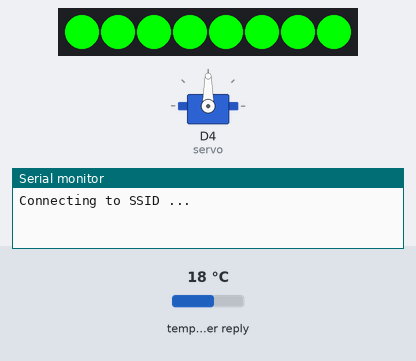
The sketch below on a simulated ESP8266 (NodeMCU). Parts: 8 RGB LEDs in strip order, left to right, servo, the last lines printed to the serial monitor. The test bench sets the inputs (shaded band); at power-on: temperature in the weather reply 18 °C. WiFi joins after 1.5 s; servers stay silent unless stated; network time is answered at once with the bench clock; the local clock reads 2024-03-15 10:24:30 at power-on unless the sketch sets it; web services answer with replies made up by the test bench.

Above: at 0.6 s.
At 2.3 s:
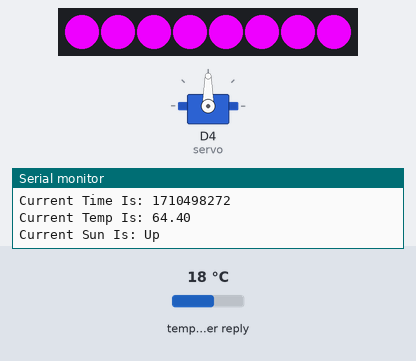
At 3.51 s:
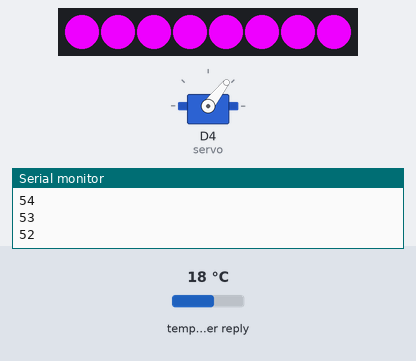
At 4.11 s:
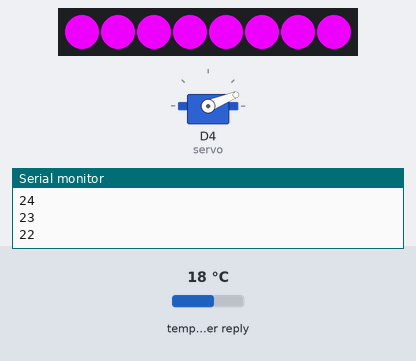
At 4.6 s:
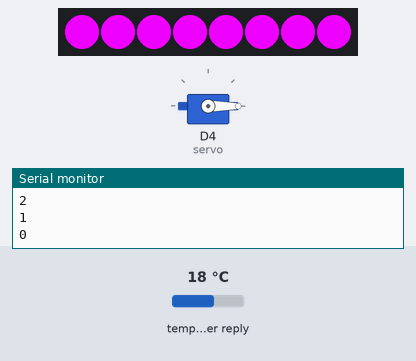
Timing chart, 0 to 6.1 s (numbered marks = the images above):
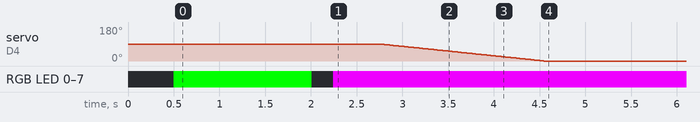

The sketch:

Flower.ino
```cpp
#include <Adafruit_NeoPixel.h>
#include <Arduino_JSON.h>
#include <ESP8266WiFi.h>
#include <ESP8266HTTPClient.h>
#include <NTPClient.h>
#include <Servo.h>
#include <WiFiUdp.h>

/*
  ADD YOUR VALUES BELOW
*/
const char *ssid = "SSID";         // SSID Name
const char *password = "PASSWORD"; // SSID Password

const String key = "APIKEY"; // API Key for api.openweathermap.org

const double lat = 44.46049654778244;   // your latitude
const double lon = -110.82813058441761; // your longitude

const double refreshDelay = 5; // in minutes (I suggest 5-10 minutes)
/*
  ADD YOUR VALUES ABOVE
*/

const String endpoint = "https://api.openweathermap.org/data/2.5/weather";

#define PIXELS_NUM 8 // Popular NeoPixel ring size
#define PIXELS_PIN D2

Servo servo;
int currPos;

Adafruit_NeoPixel pixels(PIXELS_NUM, PIXELS_PIN, NEO_GRB + NEO_KHZ800);

WiFiClientSecure wifiClient;
WiFiUDP ntpUDP;
NTPClient timeClient(ntpUDP, "pool.ntp.org");

struct weatherData
{
  double temp;
  unsigned long sunrise;
  unsigned long sunset;
};

typedef struct weatherData WeatherData;

void setup()
{
  // Initialize the serial
  Serial.begin(115200);
  delay(500);
  Serial.println('\n');

  // Initialize the RGB Strip
  pixels.begin();

  servo.attach(D4);
  currPos = servo.read();

  // Initialize the WiFi
  WiFi.begin(ssid, password);

  connectToNetwork();
}

void loop()
{
  unsigned long time = getCurrentEpochTime();

  WeatherData weather = getCurrentWeatherData();

  Serial.println('\n');
  Serial.print("Current Time Is: ");
  Serial.println(time);
  Serial.print("Current Temp Is: ");
  Serial.println(weather.temp);
  Serial.print("Current Sun Is: ");
  Serial.println(isSunUp(weather, time) ? "Up" : "Down");

  setColor(weather.temp);

  setPetals(isSunUp(weather, time));

  delay(refreshDelay * 60 * 1000);
}

void connectToNetwork()
{
  Serial.print("Connecting to ");
  Serial.print(ssid);
  Serial.println(" ...");

  int i = 0;
  while (WiFi.status() != WL_CONNECTED)
  {
    pixels.fill(pixels.Color(0, 255, 0));
    pixels.show();
    delay(250);
    Serial.print('.');
    pixels.clear();
    pixels.show();
  }

  Serial.println('\n');
  Serial.println("Connection Established");
  Serial.print("IP Address: ");
  Serial.println(WiFi.localIP());
}

void setColor(double temp)
{
  int hue = 32768 + (32768 * (temp / 100));
  if (hue < 32768)
    hue = 32768;
  if (hue > 65536)
    hue = 65536;

  uint32_t rgbcolor = pixels.ColorHSV(hue);

  pixels.fill(rgbcolor);
  pixels.show();
}

void setPetals(bool open)
{
  if (open)
  {
    openPetals();
  }
  else
  {
    closePetals();
  }
}

void closePetals()
{
  if (currPos < 180)
  {
    servo.write(currPos);
    servo.attach(D4);
    delay(500);

    for (int i = currPos; i <= 180; i++)
    {
      Serial.println(i);
      servo.write(i);
      delay(20);
    }

    delay(250);
    currPos = servo.read();
    servo.detach();
  }
}

void openPetals()
{
  if (currPos > 0)
  {
    servo.write(currPos);
    servo.attach(D4);
    delay(500);

    for (int i = currPos; i >= 0; i--)
    {
      Serial.println(i);
      servo.write(i);
      delay(20);
    }

    delay(250);
    currPos = servo.read();
    servo.detach();
  }
}

bool isSunUp(WeatherData weather, unsigned long epochTime)
{
  return (epochTime > weather.sunrise && epochTime < weather.sunset);
}

unsigned long getCurrentEpochTime()
{
  timeClient.update();
  unsigned long now = timeClient.getEpochTime();
  return now;
}

WeatherData getCurrentWeatherData()
{

  WeatherData w;

  if (WiFi.status() == WL_CONNECTED)
  {

    HTTPClient http;

    wifiClient.setInsecure();

    String url = endpoint + "?lat=" + lat + "&lon=" + lon + "&units=imperial&appid=" + key;

    http.begin(wifiClient, url);
    int httpCode = http.GET();

    if (httpCode > 0)
    {
      JSONVar weather = JSON.parse(http.getString());

      if (JSON.typeof(weather) == "undefined")
      {
        Serial.println("Parsing temperature input failed!");
        return w;
      }

      w.temp = weather["main"]["temp"];
      w.sunrise = (long)weather["sys"]["sunrise"];
      w.sunset = (long)weather["sys"]["sunset"];
    }

    else
    {
      Serial.println("Error on HTTP request to get temperature");
    }

    http.end(); // Free the resources
  }

  return w;
}
```

Measured:
- by itself, servo on D4 (servo): moves from 90° to 0° over 1.8 s
- by itself, RGB LED 0–7: off → RGB(0, 255, 0) at 0.50 s, → off 1.5 s later, → RGB(238, 0, 255) 0.23 s later
- what the display in image 0 shows lasts 1.5 s, from 0.5 s to 2.0 s
